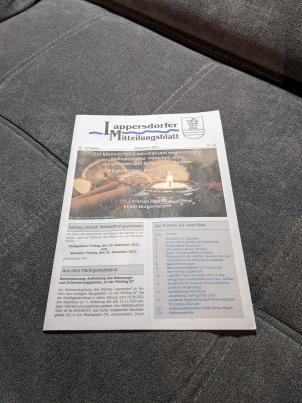
#> input picture lesson_6/data/document.jpg, 302 x 403 px
$ jupyter execute Homework.ipynb
#> lines starting #> are read from the running program, lines starting #| are printed output that depends on the picture
# HOMEWORK 6

In this homework you are going to use the Harris corner detector to detect the corners of a document. Document detection is a crucial task for many applications, e.g., text recognition, automatic passport reading (at airport gates), etc.

You will also have to design your own feature descriptor in order to localize and distinguish among the 4 document corners.

At the end of this notebook, there are a couple of questions for you to answer.

So let's begin, shall we?

[cell 1]
import cv2
import math
import numpy as np
from matplotlib import pyplot as plt
plt.rcParams['figure.figsize'] = [15, 10]

Let's load the image we will be working on in this homework.

[cell 2]
# Let's read the image
img = cv2.imread('../data/document.jpg')
#> img is the input picture: shape (403, 302, 3); mean B, G, R 112.3, 114.4, 117.9
# Convert it to gray scale
gray = cv2.cvtColor(img, cv2.COLOR_BGR2GRAY)
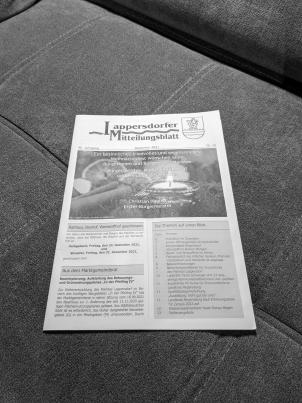
#> gray: shape (403, 302); min 0, max 255, mean 115.3
gray = np.float32(gray)/255
rows, cols = gray.shape
#> rows = 403; cols = 302

# Let's plot the images (colour and gray scale)
plt.subplot(121), plt.imshow(img)
plt.subplot(122), plt.imshow(gray, cmap='gray')
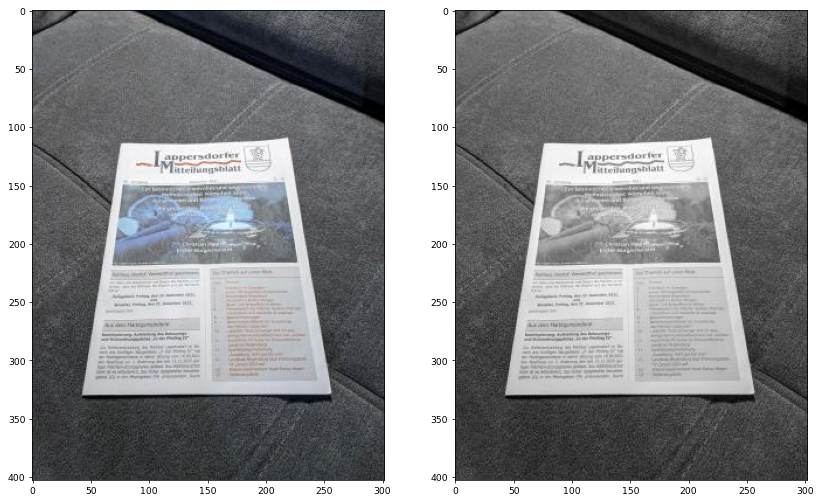
#> figure drawn by matplotlib, 2 panels; B, G, R data is drawn as R, G, B

### Harris Corner Detector
Let us now compute Harris corners. Remember that the Harris detector computes the "cornerness" score for each image pixel.

[cell 3]
# Compute Harris corners (use the available OpenCV functions)
# Suggested parameters:
#            block size of 2 pixels
#            gradient kernel size of 3 pixels
#            k parameter equal to 0.04
cornerness = cv2.cornerHarris(gray, blockSize=2, ksize=3, k=0.04)
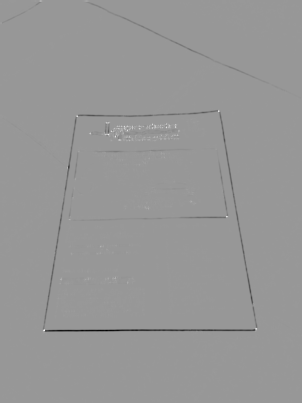
#> cornerness: shape (403, 302) float32; min -0.00812, max 0.00551, mean -3.51e-05; drawn with min black and max white

# We are not interested in edges, so put to zero all negative cornerness values
cornerness[cornerness < 0] = 0
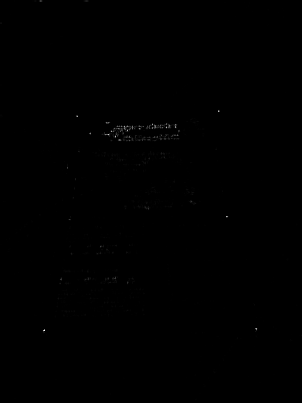
#> cornerness: shape (403, 302) float32; min 0, max 0.00551, mean 6.51e-06; drawn with min black and max white

# Since cornerness has a huge dynamic range, let's take the logarithm for better visualization and manipulation
cornerness = np.log(cornerness + 1e-6)
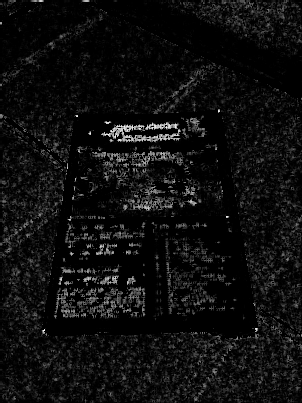
#> cornerness: shape (403, 302) float32; min -13.82, max -5.2, mean -13.31; drawn with min black and max white

[cell 4]
# Let's now plot the image and the corresponding Harris corners (in log scale)
plt.subplot(121), plt.imshow(img)
plt.subplot(122), plt.imshow(cornerness)
#> figure, not shown here; B, G, R data is drawn as R, G, B

At this point, you can see that the Harris detector has detected a lot of features. Not only the four document corners, but also the corners corresponding to (black) letters printed on (white) paper. How can we filter out everything but the 4 document corners?

For that purpose, let's design a custom feature descriptor suitable to detect the document corners. In order to do so, let's have a look at the top left corner.

A good descriptor of that corner, given a certain neghbouring region, would be to assess that the bottom-right quadrant is (much) brighter than the other three quadrants (i.e. top-left, top-right, bottom-left). Let's then implement it :-) I'll do the implementation for the top-left corner, you shall do the rest.

[cell 5]
# Detection thresholds
c_min = -300 #-1e6 it's wrong let's take -300 dB
th_top_left, th_top_right = c_min, c_min #-1e6, -1e6
th_bottom_left, th_bottom_right = c_min, c_min #-1e6, -1e6


# Corner coordinates
opt_top_left, opt_top_right = None, None
opt_bottom_left, opt_bottom_ritgh = None, None

# Size of each quadrant (in pixels)
qs = quad_size = 7

# Let's now scan the Harris detection results
for r in range(quad_size, rows-quad_size):
    for c in range(quad_size, cols-quad_size):
        # Edges with too small cornerness score are discarded, -7 seems like a good value
        if cornerness[r, c] < -7:
            continue

        # Extract block consisting of 4 quadrants
        block = 255*gray[r-quad_size:r+quad_size+1, c-quad_size:c+quad_size+1]

        # Extract the four quandrants
        quad_top_left =     block[ 0      : qs , 0      : qs ]
        quad_top_right =    block[ qs + 1 :    , 0      : qs ]
        quad_bottom_left =  block[ 0      : qs , qs + 1 :    ]
        quad_bottom_right = block[ qs + 1 :    , qs + 1 :    ]

        # Top-left corner
        # For the top-left document corner, the bottom-right quadrant is mostly paper and the rest is
        # darker background. Therefore, I suggest the descriptor to be the average difference between
        # the paper quandrant and the sum of the 3 remaining bakcground quandrants
        descriptor = np.mean(quad_top_left) - \
                     np.mean(quad_bottom_left) - np.mean(quad_top_right) - np.mean(quad_bottom_left)
        # Let's detect the best descriptor
        if descriptor > th_top_left:
            # We update the threshold
            th_top_left = descriptor
            # And we update the optimal location
            opt_top_left = (c, r)

        # Top-right corner
        descriptor = np.mean(quad_top_right) - \
                     np.mean(quad_top_left) - np.mean(quad_bottom_right) - np.mean(quad_bottom_left)
        # Let's detect the best descriptor
        if descriptor > th_top_right:
            # We update the threshold
            th_top_right = descriptor
            # And we update the optimal location
            opt_top_right = (c, r)

        # Bottom-left corner
        descriptor = np.mean(quad_bottom_left) - \
                     np.mean(quad_top_left) - np.mean(quad_bottom_right) - np.mean(quad_top_right)
        # Let's detect the best descriptor
        if descriptor > th_bottom_left:
            # We update the threshold
            th_bottom_left = descriptor
            # And we update the optimal location
            opt_bottom_left = (c, r)

        # Bottom-right corner
        descriptor = np.mean(quad_bottom_right) - \
                     np.mean(quad_top_left) - np.mean(quad_bottom_left) - np.mean(quad_top_right)
        # Let's detect the best descriptor
        if descriptor > th_bottom_right:
            # We update the threshold
            th_bottom_right = descriptor
            # And we update the optimal location
            opt_bottom_right = (c, r)
#> after the loop, opt_bottom_left = (43, 330); opt_bottom_right = (76, 115); opt_top_left = (256, 329); opt_top_right = (219, 111); th_bottom_left = 26.49; th_bottom_right = -80.63; th_top_left = 9.84; th_top_right = -86.31

# Let's draw circles at the detected corners
out = cv2.circle(img, opt_top_left, 3, (255,0,0), -1)
out = cv2.circle(img, opt_top_right, 3, (255,0,0), -1)
#> out: shape (403, 302, 3); mean B, G, R 112.3, 114.4, 117.9
out = cv2.circle(img, opt_bottom_left, 3, (255,0,0), -1)
#> out: shape (403, 302, 3); mean B, G, R 112.4, 114.3, 117.8
out = cv2.circle(img, opt_bottom_right, 3, (255,0,0), -1)
#> out: shape (403, 302, 3); mean B, G, R 112.4, 114.3, 117.8

print(opt_top_left, opt_top_right)
#| (256, 329) (219, 111)
print(opt_bottom_left, opt_bottom_right)
#| (43, 330) (76, 115)

# And finally we plot the images (with the detected document corners)
plt.subplot(121), plt.imshow(out)
plt.subplot(122), plt.imshow(cornerness)
#> figure, not shown here; B, G, R data is drawn as R, G, B

$ run again, with lesson_6/data/carissamoore-par.jpg copied over lesson_6/data/document.jpg
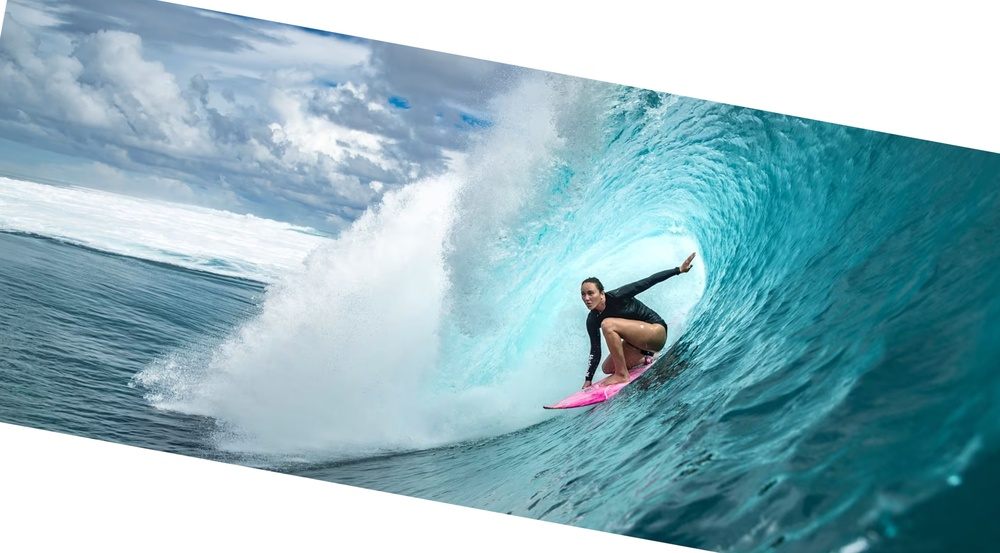
#> input picture lesson_6/data/carissamoore-par.jpg, 1000 x 553 px, shrunk from 1840 x 1018 before the run
#> img is the input picture: shape (553, 1000, 3); mean B, G, R 191.5, 181.8, 144.8
#> `cornerness = np.log(cornerness + 1e-6)`:
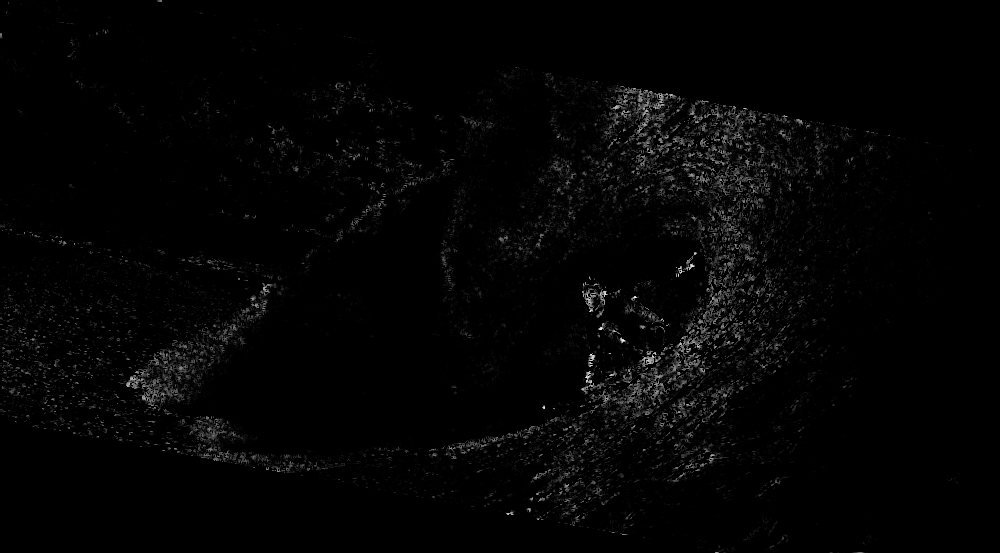
#> cornerness: shape (553, 1000) float32; min -13.82, max -3.64, mean -13.65; drawn with min black and max white
#> `[cell 4] # Let's now plot the image and the corresponding Harris corne..`:
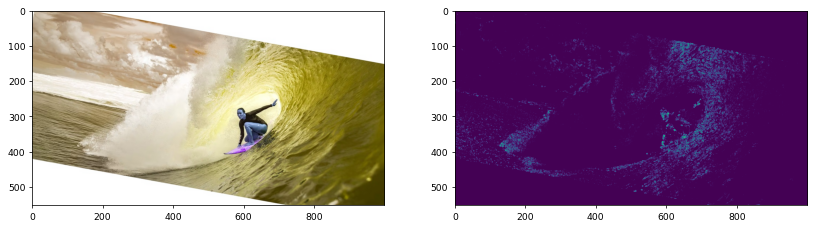
#> figure drawn by matplotlib, 2 panels; B, G, R data is drawn as R, G, B
#> after the loop `for r in range(quad_size, rows-quad_size):`: opt_bottom_left = (601, 327); opt_bottom_right = (635, 296); opt_top_left = (591, 365); opt_top_right = (592, 355); th_bottom_left = -17.8; th_bottom_right = -20.69; th_top_left = -18.8; th_top_right = -53.67
#| (591, 365) (592, 355)
#| (601, 327) (635, 296)

$ run again, with lesson_6/data/carissamoore.jpg copied over lesson_6/data/document.jpg
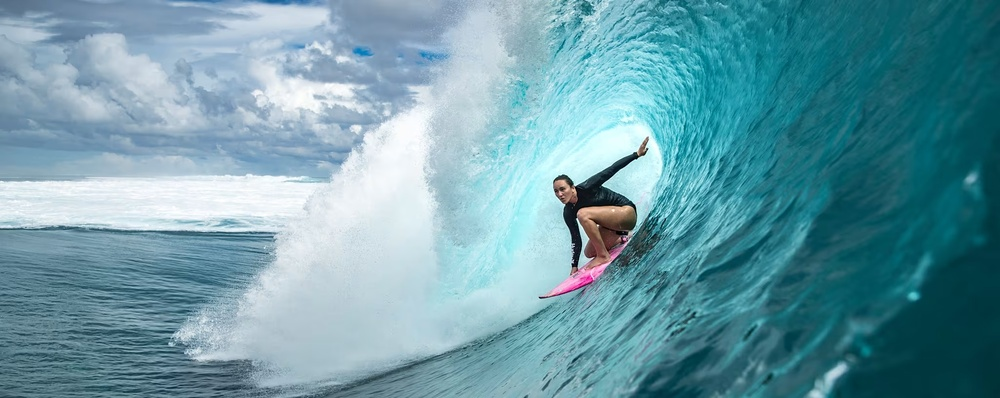
#> input picture lesson_6/data/carissamoore.jpg, 1000 x 398 px, shrunk from 2050 x 816 before the run
#> img is the input picture: shape (398, 1000, 3); mean B, G, R 167.7, 155.6, 107.8
#> `cornerness = np.log(cornerness + 1e-6)`:
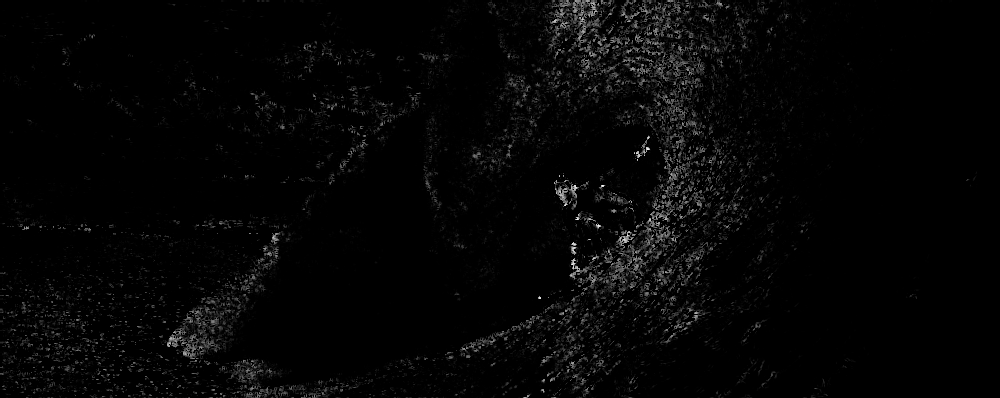
#> cornerness: shape (398, 1000) float32; min -13.82, max -3.53, mean -13.59; drawn with min black and max white
#> `[cell 4] # Let's now plot the image and the corresponding Harris corne..`:
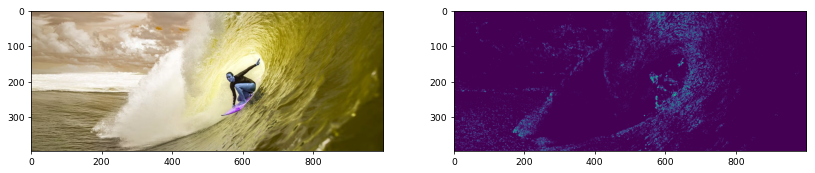
#> figure drawn by matplotlib, 2 panels; B, G, R data is drawn as R, G, B
#> after the loop `for r in range(quad_size, rows-quad_size):`: opt_bottom_left = (602, 186); opt_bottom_right = (576, 219); opt_top_left = (574, 251); opt_top_right = (573, 243); th_bottom_left = 31.45; th_bottom_right = -60.22; th_top_left = -57.49; th_top_right = -28.71
#| (574, 251) (573, 243)
#| (602, 186) (576, 219)

$ run again, with lesson_6/data/parking.jpg copied over lesson_6/data/document.jpg
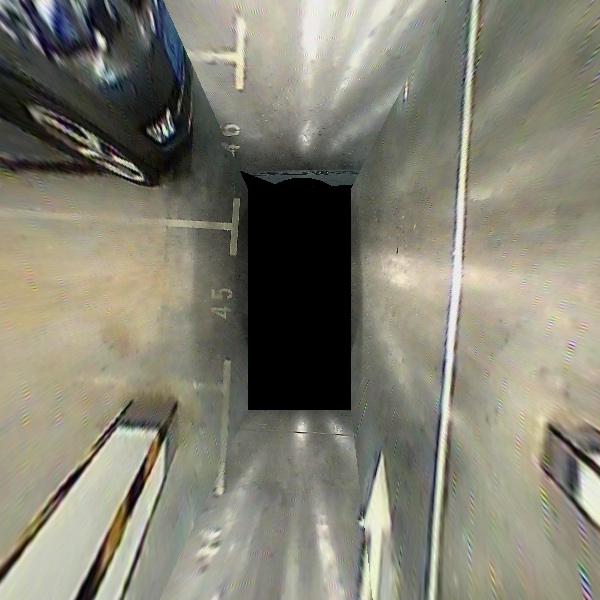
#> input picture lesson_6/data/parking.jpg, 600 x 600 px
#> img is the input picture: shape (600, 600, 3); mean B, G, R 114.3, 128.3, 130.1
#> `cornerness = cv2.cornerHarris(gray, blockSize=2, ksize=3, k=0.04)`:
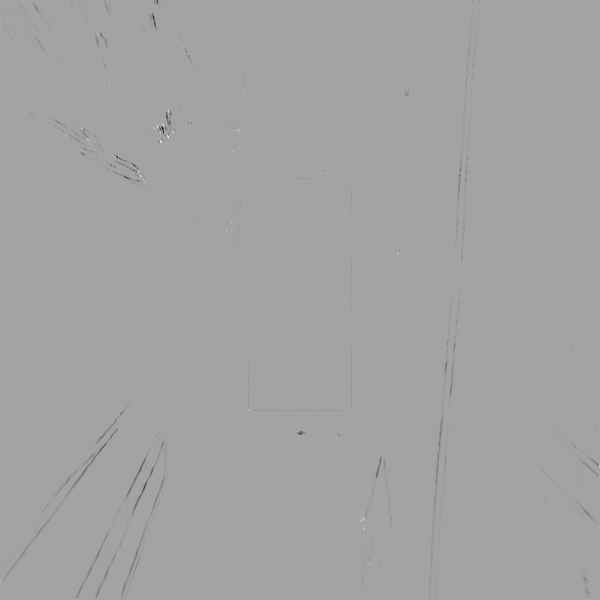
#> cornerness: shape (600, 600) float32; min -0.00919, max 0.00518, mean -1.63e-05; drawn with min black and max white
#> `cornerness = np.log(cornerness + 1e-6)`:
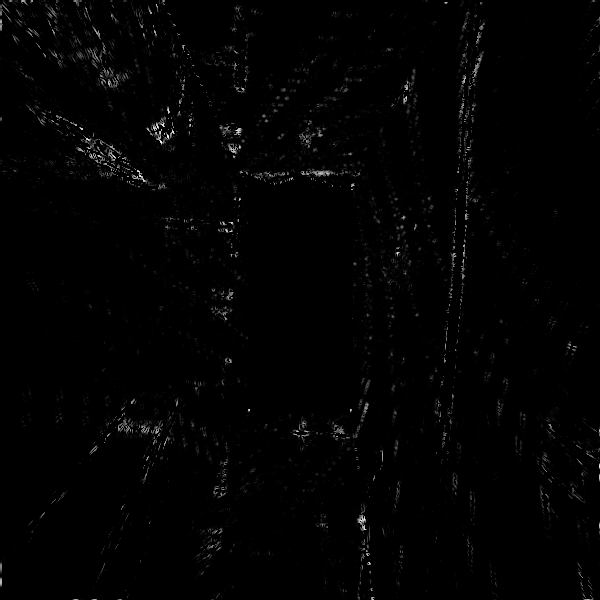
#> cornerness: shape (600, 600) float32; min -13.82, max -5.26, mean -13.73; drawn with min black and max white
#> after the loop `for r in range(quad_size, rows-quad_size):`: opt_bottom_left = (160, 140); opt_bottom_right = (82, 128); opt_top_left = (173, 132); opt_top_right = (168, 109); th_bottom_left = -54.45; th_bottom_right = -17.14; th_top_left = 26.04; th_top_right = -29.47
#| (173, 132) (168, 109)
#| (160, 140) (82, 128)
